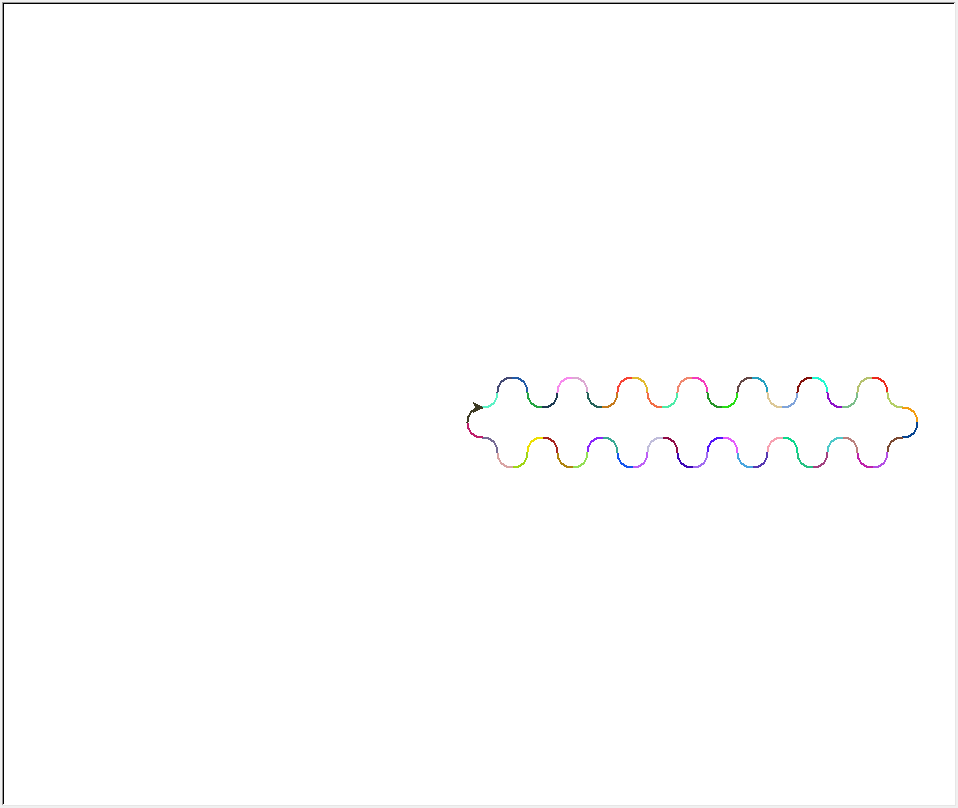

The script that drew this image:
import turtle
import random

t = turtle.Pen()
t.speed(0)
t.width(2)

r = 15
n = 7


for i in range (2):
    for i in range(n):
        
        t.color(random.random(),random.random(),random.random())
        t.circle(r,90)

        t.color(random.random(),random.random(),random.random())
        t.circle(-r,90)

        t.color(random.random(),random.random(),random.random())
        t.circle(-r,90)

        t.color(random.random(),random.random(),random.random())
        t.circle(r,90)
        

    t.color(random.random(),random.random(),random.random())    
    t.circle(-r,90)

    t.color(random.random(),random.random(),random.random())    
    t.circle(-r,90)
    
   
